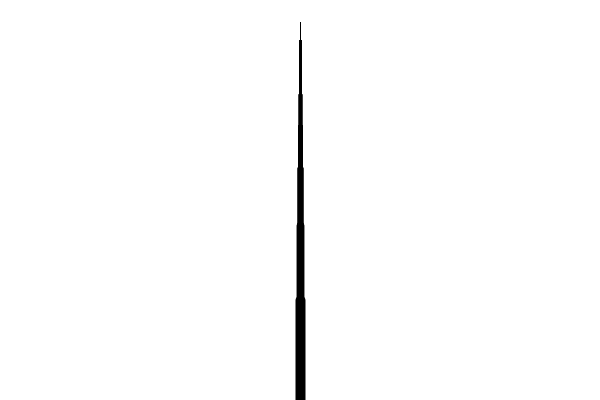
Frame 1 (no input)
Frame 60 (the mouse pressed at the canvas centre just before this capture): identical to frame 1, image omitted
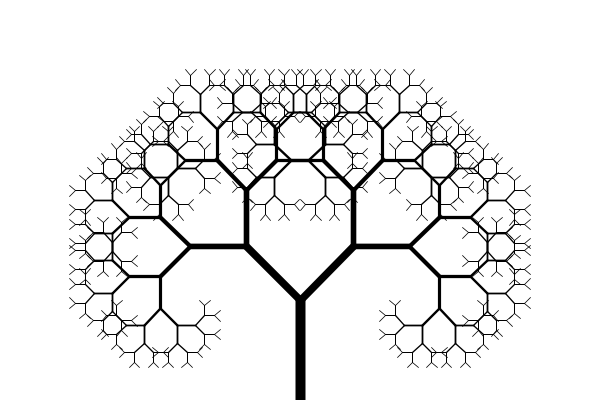
Frame 120 (the mouse held since frame 60 and released just before this capture)

The Processing sketch that drew these frames (run headless with seeded random() and noise(); from frame 60 on, the mouse is pressed at the canvas centre):

// Processing sketch: recursive_tree
// ── recursive_tree.pde
void setup()
{
  size( 600, 400 );
}

void draw()
{
  background( 255 );
  float sw = 10;
  translate(  width/2, height );
  float angle = map( mouseX, 0, width, 0, PI/2 );
  
  branch( 100, angle, sw );
}

void branch( float len, float theta, float sw )
{
  strokeWeight( sw );
  line( 0, 0, 0, -len );
  translate( 0, -len );
  
  len *= 0.75;
  sw *= 0.75;
  
  if ( len > 6 )
  {
    pushMatrix();
    rotate( theta );
    branch( len, theta, sw );
    popMatrix();
    
    pushMatrix();
    rotate( -theta );
    branch( len, theta, sw );
    popMatrix();
  }
}
